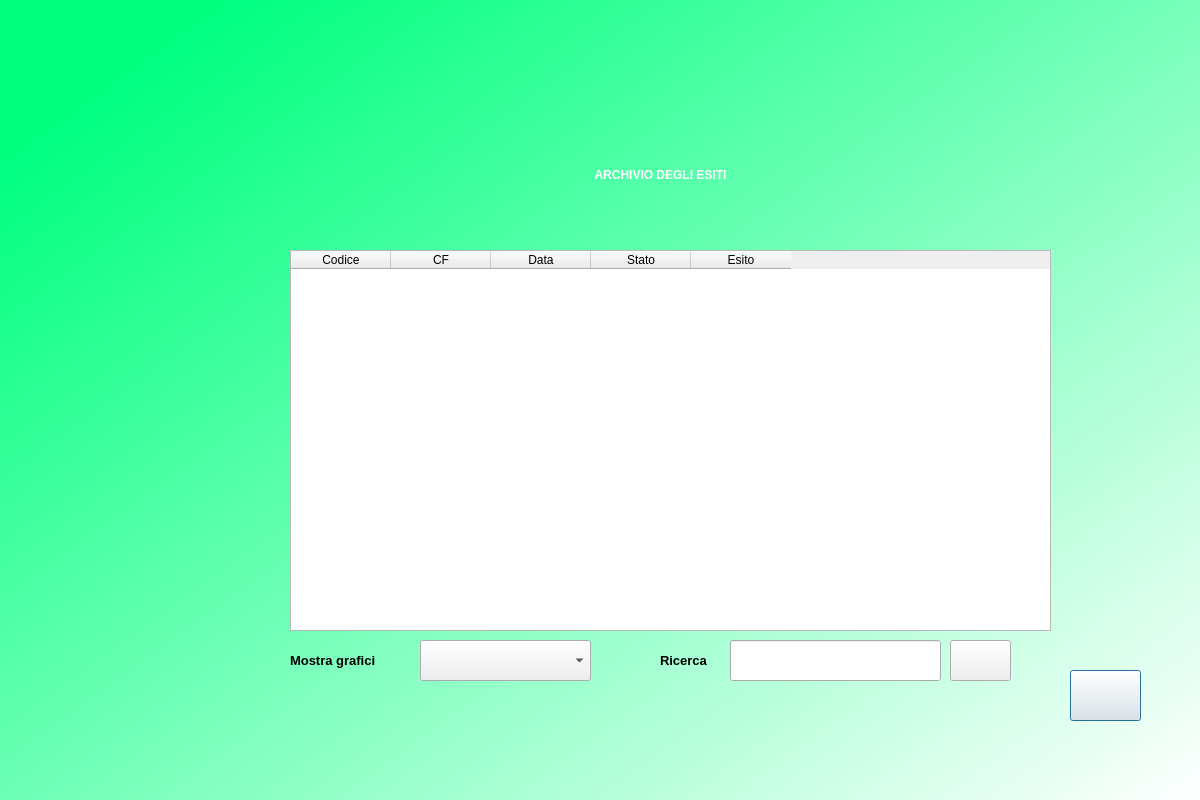
<?xml version="1.0" encoding="UTF-8"?>
<ui version="4.0">
 <class>DialogEsiti</class>
 <widget class="QDialog" name="DialogEsiti">
  <property name="geometry">
   <rect>
    <x>0</x>
    <y>0</y>
    <width>1200</width>
    <height>800</height>
   </rect>
  </property>
  <property name="windowTitle">
   <string>Dialog</string>
  </property>
  <property name="styleSheet">
   <string notr="true">QWidget#DialogEsiti{
background-color:qlineargradient(spread:pad, x1:0.058, y1:0.136364, x2:1, y2:1, stop:0 rgba(0, 255, 127, 255), stop:1 rgba(255, 255, 255, 255));}</string>
  </property>
  <widget class="QLabel" name="label">
   <property name="geometry">
    <rect>
     <x>140</x>
     <y>160</y>
     <width>1041</width>
     <height>71</height>
    </rect>
   </property>
   <property name="styleSheet">
    <string notr="true">font: 36pt &quot;MS Shell Dlg 2&quot;;color:rgb(255, 255, 255);
font-weight:bold;
</string>
   </property>
   <property name="text">
    <string>&lt;html&gt;&lt;head/&gt;&lt;body&gt;&lt;p align=&quot;center&quot;&gt;ARCHIVIO DEGLI ESITI&lt;/p&gt;&lt;p align=&quot;center&quot;&gt;&lt;br/&gt;&lt;/p&gt;&lt;/body&gt;&lt;/html&gt;</string>
   </property>
  </widget>
  <widget class="QLabel" name="label_2">
   <property name="geometry">
    <rect>
     <x>-100</x>
     <y>370</y>
     <width>571</width>
     <height>441</height>
    </rect>
   </property>
   <property name="styleSheet">
    <string notr="true"/>
   </property>
   <property name="text">
    <string/>
   </property>
   <property name="pixmap">
    <pixmap>img/covidtesting.png</pixmap>
   </property>
   <property name="scaledContents">
    <bool>true</bool>
   </property>
  </widget>
  <widget class="QTableWidget" name="EsitiTable">
   <property name="enabled">
    <bool>true</bool>
   </property>
   <property name="geometry">
    <rect>
     <x>290</x>
     <y>250</y>
     <width>761</width>
     <height>381</height>
    </rect>
   </property>
   <column>
    <property name="text">
     <string>Codice</string>
    </property>
   </column>
   <column>
    <property name="text">
     <string>CF</string>
    </property>
   </column>
   <column>
    <property name="text">
     <string>Data</string>
    </property>
   </column>
   <column>
    <property name="text">
     <string>Stato</string>
    </property>
   </column>
   <column>
    <property name="text">
     <string>Esito</string>
    </property>
   </column>
  </widget>
  <widget class="QPushButton" name="homeBtn">
   <property name="geometry">
    <rect>
     <x>1070</x>
     <y>670</y>
     <width>71</width>
     <height>51</height>
    </rect>
   </property>
   <property name="cursor">
    <cursorShape>PointingHandCursor</cursorShape>
   </property>
   <property name="text">
    <string/>
   </property>
   <property name="icon">
    <iconset>
     <normaloff>img/home.png</normaloff>img/home.png</iconset>
   </property>
   <property name="iconSize">
    <size>
     <width>30</width>
     <height>30</height>
    </size>
   </property>
  </widget>
  <widget class="QLabel" name="label_3">
   <property name="geometry">
    <rect>
     <x>0</x>
     <y>0</y>
     <width>1271</width>
     <height>231</height>
    </rect>
   </property>
   <property name="text">
    <string/>
   </property>
   <property name="pixmap">
    <pixmap>img/farmaciaa.jpg</pixmap>
   </property>
   <property name="scaledContents">
    <bool>true</bool>
   </property>
  </widget>
  <widget class="QLabel" name="showdate_2">
   <property name="geometry">
    <rect>
     <x>290</x>
     <y>630</y>
     <width>171</width>
     <height>61</height>
    </rect>
   </property>
   <property name="font">
    <font>
     <family>MS Shell Dlg 2</family>
     <pointsize>10</pointsize>
     <weight>75</weight>
     <italic>false</italic>
     <bold>true</bold>
    </font>
   </property>
   <property name="styleSheet">
    <string notr="true">font: 75 10pt &quot;MS Shell Dlg 2&quot;;
font-weight:bold;</string>
   </property>
   <property name="text">
    <string>Mostra grafici </string>
   </property>
  </widget>
  <widget class="QComboBox" name="graficiesitiCombo">
   <property name="geometry">
    <rect>
     <x>420</x>
     <y>640</y>
     <width>171</width>
     <height>41</height>
    </rect>
   </property>
   <item>
    <property name="text">
     <string/>
    </property>
   </item>
   <item>
    <property name="text">
     <string>Esiti</string>
    </property>
   </item>
  </widget>
  <widget class="QLineEdit" name="ricercaappuntamento">
   <property name="geometry">
    <rect>
     <x>730</x>
     <y>640</y>
     <width>211</width>
     <height>41</height>
    </rect>
   </property>
  </widget>
  <widget class="QLabel" name="showdate_3">
   <property name="geometry">
    <rect>
     <x>660</x>
     <y>630</y>
     <width>71</width>
     <height>61</height>
    </rect>
   </property>
   <property name="font">
    <font>
     <family>MS Shell Dlg 2</family>
     <pointsize>10</pointsize>
     <weight>75</weight>
     <italic>false</italic>
     <bold>true</bold>
    </font>
   </property>
   <property name="styleSheet">
    <string notr="true">font: 75 10pt &quot;MS Shell Dlg 2&quot;;
font-weight:bold;</string>
   </property>
   <property name="text">
    <string>Ricerca</string>
   </property>
  </widget>
  <widget class="QPushButton" name="Ricercaappuntamentobtn">
   <property name="geometry">
    <rect>
     <x>950</x>
     <y>640</y>
     <width>61</width>
     <height>41</height>
    </rect>
   </property>
   <property name="cursor">
    <cursorShape>PointingHandCursor</cursorShape>
   </property>
   <property name="text">
    <string/>
   </property>
   <property name="icon">
    <iconset>
     <normaloff>img/lens.png</normaloff>img/lens.png</iconset>
   </property>
   <property name="iconSize">
    <size>
     <width>30</width>
     <height>30</height>
    </size>
   </property>
  </widget>
  <zorder>label_2</zorder>
  <zorder>EsitiTable</zorder>
  <zorder>homeBtn</zorder>
  <zorder>label_3</zorder>
  <zorder>label</zorder>
  <zorder>showdate_2</zorder>
  <zorder>graficiesitiCombo</zorder>
  <zorder>ricercaappuntamento</zorder>
  <zorder>showdate_3</zorder>
  <zorder>Ricercaappuntamentobtn</zorder>
 </widget>
 <resources/>
 <connections/>
</ui>
